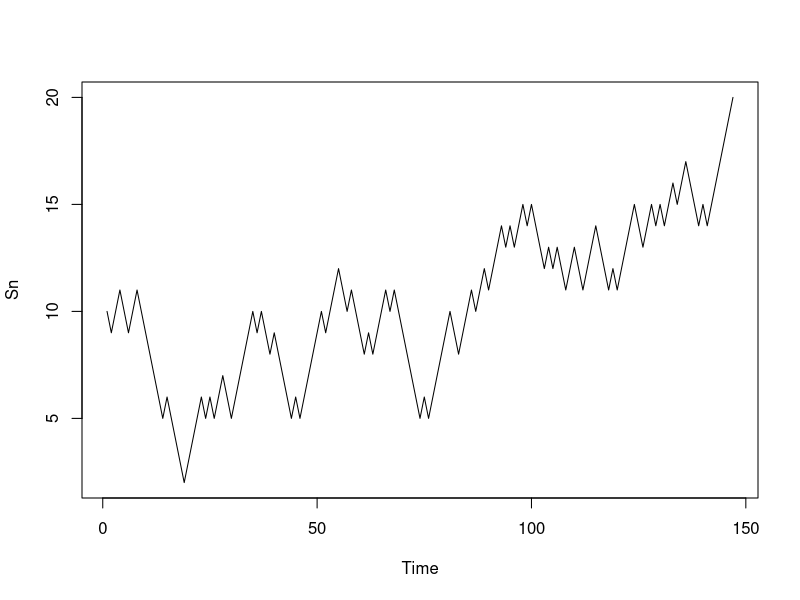

This figure's R source:
## ---- chunk 1
knitr::opts_chunk$set(echo = TRUE)
set.seed(02262021)
## ---- chunk 2
# start position
cur <- 10
# generate random walk for 1000
n <- 1000
incr <- sample(c(-1, 1), size = n, replace = TRUE)
# simulate the game until reached 0 or 20
i <- 1
Sn <- c(cur)
while (cur > 0 && cur < 20) {
  cur <- cur + incr[i]
  Sn <- c(Sn, cur)
  i <- i+1
}
# ploting Sn vs time
plot(1:length(Sn), Sn, type = "l", main = "", xlab = "Time")
## ---- chunk 3
n <- 10000 ## number of simulation reps
lambda <- 3; upper <- 100
y <- replicate(n, expr = {
    N <- rpois(1, lambda * upper)
    Tn <- rexp(N, lambda)
    Sn <- cumsum(Tn)
    Un <- runif(N)
    keep <- (Un <= (2 * Sn + 2))    ## indicator, as logical vector
    sum( Sn[keep] > 4 & Sn[keep] <= 5 ) ## time at [4,5]
})

# mean
(mean(y))
# variance
(var(y))
# numeric integration
integrate(f = function(t) {(2*t+2)} ,lower = 4, upper = 5)

